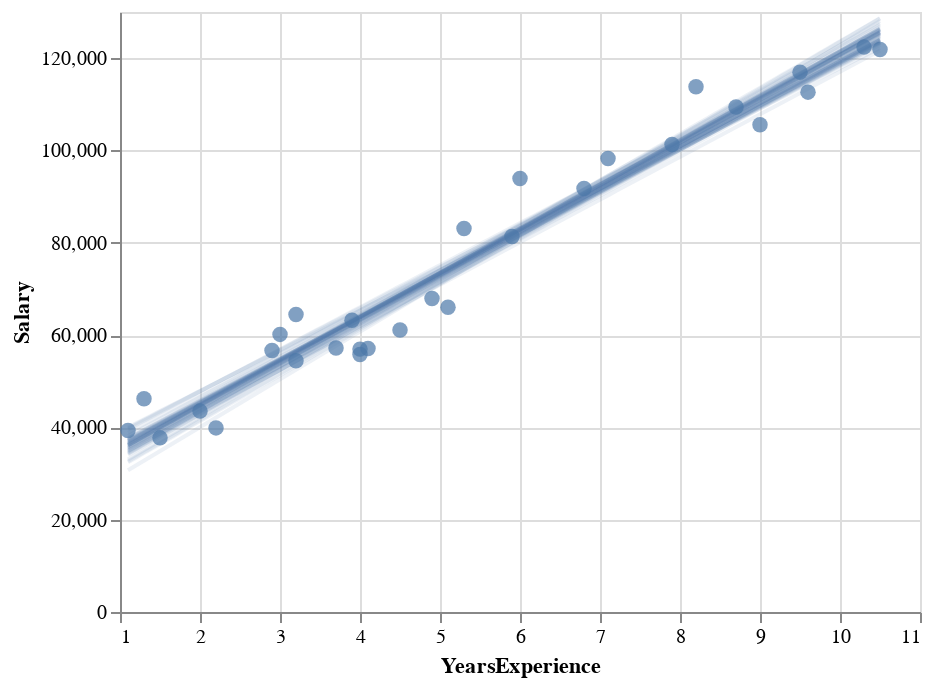

The notebook cell this image was saved under:
### Markdown cell above
<h5> Sphagetti Plot </h5>

### Code cell
B = 50

# get `B` bootstrapped fit line charts
# Note opacity=0.1 sets the line opacity so it is easier to see the overlapping lines. Make
line_charts = [get_salary_linear_fit_chart(get_one_bootstrap_salary_fit(), opacity=0.1) for _ in range(B)]

alt.layer(*line_charts) + get_salary_points_chart()
